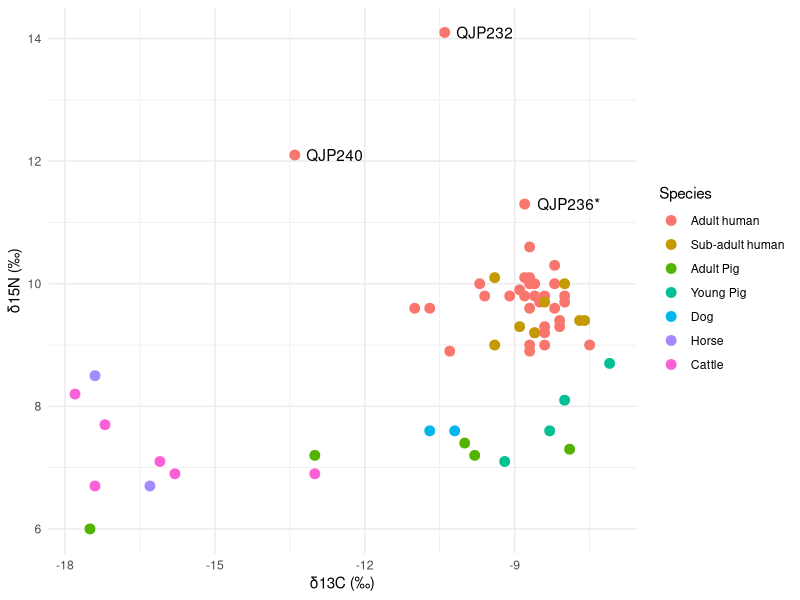
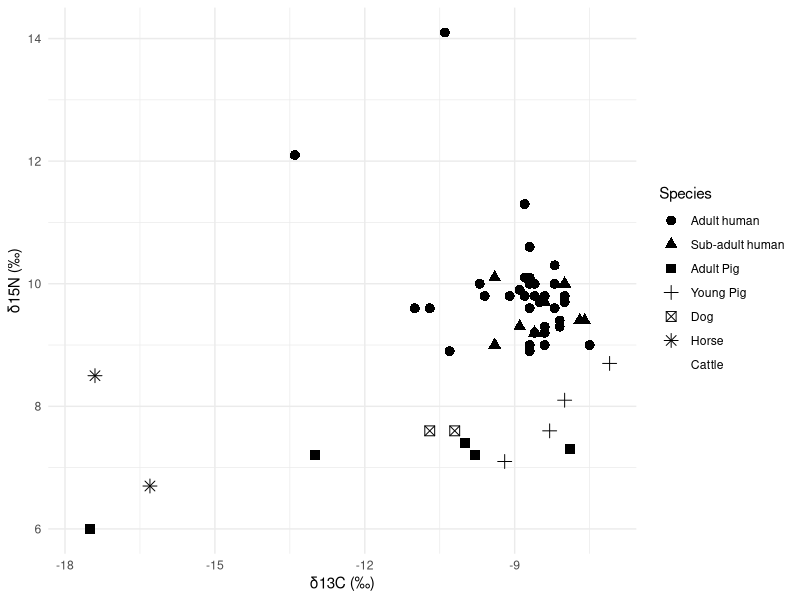
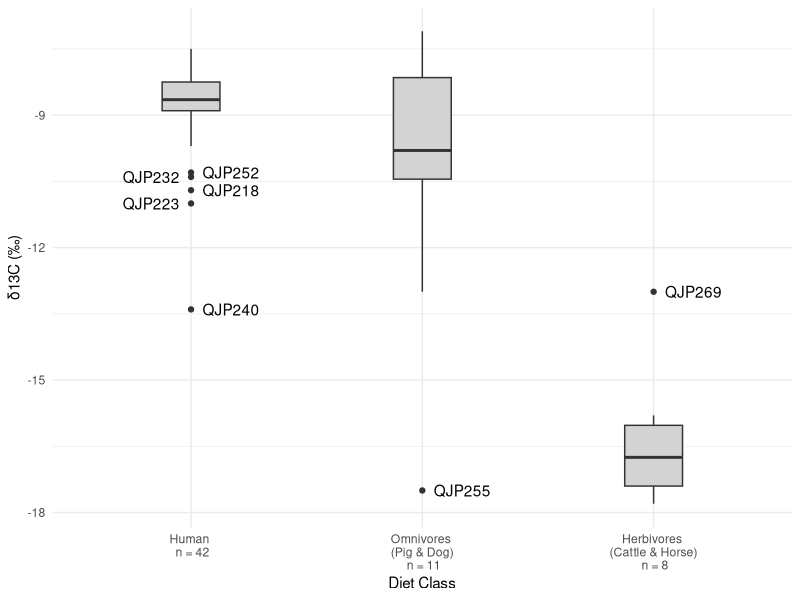
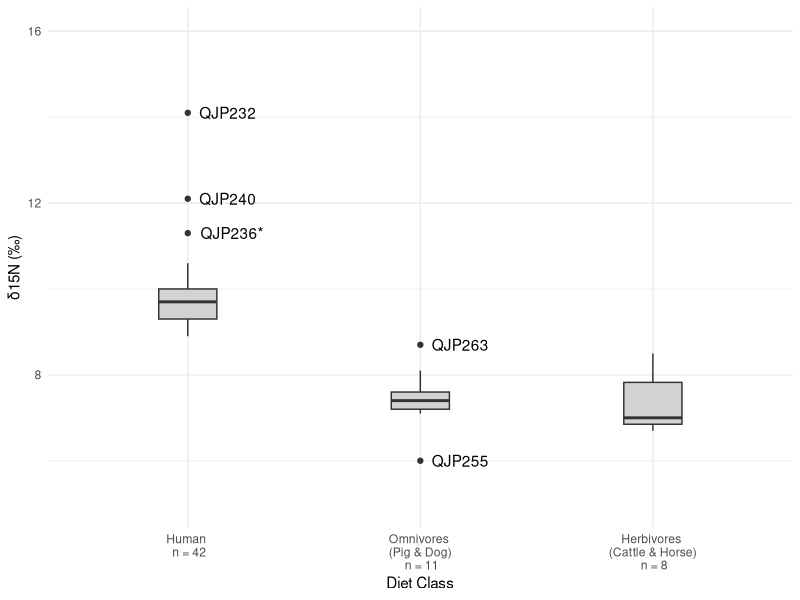
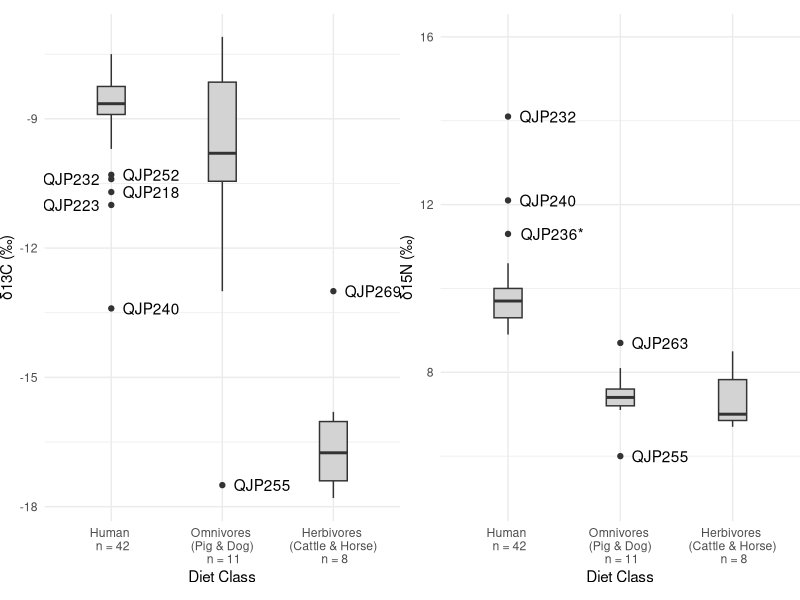

Here is the R script that generated these plots, in order:
## ---- chunk 1
library(readxl)
library(tidyverse)
library(dplyr)
## ---- chunk 2
human_isotope <- read_excel("Dong_et_al_isotope_data.xlsx", sheet = 1)
animal_isotope <- read_excel("Dong_et_al_isotope_data.xlsx", sheet = 2)
## ---- chunk 3
head(human_isotope)
## ---- chunk 4
head(animal_isotope)
## ---- chunk 5
summary(human_isotope)
## ---- chunk 6
summary(animal_isotope)
## ---- chunk 7
human_isotope_new <- human_isotope %>%
  rename(d13C = `δ13C`, d15N = `δ15N`) %>% # Renaming the delta columns to make it easier down the line
  select(Lab_code, age_years, d13C, d15N) # Get 4 columns


# Create a new column 'Species' based on conditions in 'age_years'
human_isotope_new <- human_isotope_new %>%
  mutate(Species = case_when(
    age_years %in% c("adult", "40–50", "20–25", "~40", "45–50", "18–20", "18–22", "20–15") ~ "Adult human",
    age_years %in% c("juvenile", "13–14", "12–16", "11–13", "7–8", "11–16") ~ "Sub-adult human",
    TRUE ~ "unknown"  # Optional: Assign "unknown" if the value doesn't match any category
  ))

human_isotope_new <- human_isotope_new %>% select(Lab_code, Species, d13C, d15N) # Only extract columns that we want

head(human_isotope_new)
## ---- chunk 8
animal_isotope_new <- animal_isotope %>%
  rename(d13C = `δ13C`, d15N = `δ15N`) %>% # For animals, we're only going to change the delta column names
  mutate(Species = case_when(
    Species %in% "Pig_subadult" ~ "Young Pig",
    Species %in% "Pig_adult" ~ "Adult Pig",
    TRUE~ Species
  ))%>%
  select(Lab_code, Species, d13C, d15N)

animal_isotope_new
## ---- chunk 9
merged_data_set <- rbind(human_isotope_new, animal_isotope_new)
merged_data_set
## ---- chunk 10
merged_data_set$Species <- as.factor(merged_data_set$Species)
str(merged_data_set)
## ---- chunk 11
merged_data_set$Species <- factor(merged_data_set$Species, levels = c( # re-level the Species so that they appear in teh order that I want
  "Adult human",
  "Sub-adult human",
  "Adult Pig",
  "Young Pig",
  "Dog",
  "Horse",
  "Cattle"
))

label_data <- subset(merged_data_set, Species == "Adult human" & d15N > 11) # Find the datapoints that are labeled. These were Adult humans that had unusually high nitrogen values

ggplot(merged_data_set, aes(x = d13C, y = d15N, color = Species)) +
  geom_point(size = 3) +  # Removed fill, used color inside aes()
  labs(x = "δ13C (‰)", y = "δ15N (‰)") +
  geom_text(data = label_data, aes(label = Lab_code), vjust = 0.5, hjust = -0.2, color = "black") + # Label the datapoints of interest and use vjust and hjust to vertically and horizontally set where the label should be.
  theme_minimal()
## ---- chunk 12
ggplot(merged_data_set, aes(x = d13C, y = d15N, shape = Species)) +
  geom_point(size = 3) +
  labs(x = "δ13C (‰)", y = "δ15N (‰)") +
  theme_minimal()
## ---- chunk 13
isotope_barplot_data <- merged_data_set %>%
  mutate(Animal_diet_class = case_when(
    Species %in% c("Adult human", "Sub-adult human") ~ "Human",
    Species %in% c("Adult Pig", "Young Pig", "Dog") ~ "Omnivore",
    Species %in% c("Cattle", "Horse") ~ "Herbivore",
    TRUE ~ "unknown"  # Optional: Assign "unknown" if the value doesn't match any category
  ))
isotope_barplot_data$Animal_diet_class <- factor(isotope_barplot_data$Animal_diet_class, levels = c("Human", "Omnivore", "Herbivore")) #factor and relevel using the level argument so that diet classes appear in the order shown in the original figure

str(isotope_barplot_data)
## ---- chunk 14
carbon_outliers <- isotope_barplot_data %>%
  group_by(Animal_diet_class) %>% # We need this step so that we don't get outliers for the entire dataset
  mutate(
    Q1 = quantile(d13C, 0.25, na.rm = TRUE), # Set the limits to find what an outlier means
    Q3 = quantile(d13C, 0.75, na.rm = TRUE),
    IQR = Q3 - Q1,
    lower_bound = Q1 - 1.5 * IQR,
    upper_bound = Q3 + 1.5 * IQR
  ) %>%
  filter(d13C < lower_bound | d13C > upper_bound) # Get values that lie outside of these thresholds
## ---- chunk 15
left_labels <- subset(carbon_outliers, Lab_code %in% c("QJP232", "QJP223")) # Since we need to label both in 
right_labels <- subset(carbon_outliers, !(Lab_code %in% left_labels$Lab_code))

box_carbon <- ggplot(isotope_barplot_data, aes(x = Animal_diet_class, y = d13C)) +
  geom_boxplot(width = 0.25, fill = "lightgrey")+
  labs(y = "δ13C (‰)", x = "Diet Class") +
  geom_text(data = right_labels, aes(label = Lab_code), vjust = 0.5, hjust = -0.2, color = "black") +
  geom_text(data = left_labels, aes(label = Lab_code), vjust = 0.5, hjust = 1.2, color = "black") +
  scale_x_discrete(labels = c("Human \n n = 42", "Omnivores \n (Pig & Dog) \n n = 11", "Herbivores \n (Cattle & Horse) \n n = 8")) +
  theme_minimal()

box_carbon
## ---- chunk 16
nitrogen_outliers <- isotope_barplot_data %>%
  group_by(Animal_diet_class) %>%
  mutate(
    Q1 = quantile(d15N, 0.25, na.rm = TRUE),
    Q3 = quantile(d15N, 0.75, na.rm = TRUE),
    IQR = Q3 - Q1,
    lower_bound = Q1 - 1.5 * IQR,
    upper_bound = Q3 + 1.5 * IQR
  ) %>%
  filter(d15N < lower_bound | d15N > upper_bound)
## ---- chunk 17
box_nitrogen <- ggplot(isotope_barplot_data, aes(x = Animal_diet_class, y = d15N)) +
  geom_boxplot(width = 0.25, fill = "lightgrey")+
  labs(y = "δ15N (‰)", x = "Diet Class") +
  geom_text(data = nitrogen_outliers, aes(label = Lab_code), vjust = 0.5, hjust = -0.2, color = "black") +
  theme_minimal() +
  scale_x_discrete(labels = c("Human \n n = 42", "Omnivores \n (Pig & Dog) \n n = 11", "Herbivores \n (Cattle & Horse) \n n = 8")) + # This was the lazy and easiest way to include the number of samples per group in the boxplot
  coord_cartesian(ylim = c(5,16))

box_nitrogen
## ---- chunk 18
library(gridExtra) # Used gridExtra for easier merging
box_carbon <- box_carbon + theme(plot.margin = margin(10, 0, 10, 0)) # Tried my best to keep the margins as small as possible to make both figures appear well but it is harder than it seems
box_nitrogen <- box_nitrogen + theme(plot.margin = margin(10, 0, 10, 0))

grid.arrange(box_carbon, box_nitrogen, ncol = 2)
## ---- chunk 19

# Calculate summary statistics for d13C and d15N by diet class
summary_stats <- isotope_barplot_data %>%
  group_by(Animal_diet_class) %>%
  summarise(
    sample_size = length(d13C),
    mean_d13C = mean(d13C),
    sd_d13C = sd(d13C),
    range_d13C = max(d13C) - min(d13C),

    mean_d15N = mean(d15N),
    sd_d15N = sd(d15N),
    range_d15N = max(d15N) - min(d15N)
  ) %>%
  arrange(Animal_diet_class)

# View the result
summary_stats
## ---- chunk 20
head(human_isotope_new)
## ---- chunk 21
mann_test_c <- wilcox.test(d13C ~ as.factor(Species), # Establishing Species as factor
                         data = human_isotope_new,
                         exact = FALSE, correct = TRUE)

mann_test_c
## ---- chunk 22

mann_test_n <- wilcox.test(d15N ~ as.factor(Species),
                         data = human_isotope_new,
                         exact = FALSE, correct = TRUE)

mann_test_n
## ---- chunk 23
young_human_isotope <- human_isotope_new %>%
  mutate(d13C_young = case_when(
    Species == "sub-adult human" ~ d13C,
    TRUE ~ NA_real_
  ))

young_human_carbon <- young_human_isotope$d13C_young

young_human_carbon <- young_human_carbon[!is.na(young_human_carbon)]

n1 <- length(young_human_carbon)
n1
## ---- chunk 24
adult_human_isotope <- human_isotope_new %>%
  mutate(d13C_adult = case_when(
    Species == "adult human" ~ d13C,
    TRUE ~ NA_real_
  ))

adult_human_carbon <- adult_human_isotope$d13C_adult

adult_human_carbon <- adult_human_carbon[!is.na(adult_human_carbon)]

n2 <- length(adult_human_carbon)
n2
## ---- chunk 25
W_c <- mann_test_c$statistic
W_n <- mann_test_n$statistic


z_score_c <- (W_c - (n1 * n2 / 2)) / sqrt((n1 * n2 * (n1 + n2 + 1)) / 12)
z_score_n <- (W_n - (n1 * n2 / 2)) / sqrt((n1 * n2 * (n1 + n2 + 1)) / 12)
## ---- chunk 26
cat("δ13C Mann-Whitney U Test Results:\n")
cat("W-statistic:", W_c, "\n")
cat("Z-score:", round(z_score_c, 3), "\n")
cat("p-value:", mann_test_c$p.value, "\n")
## ---- chunk 27
cat("δ15N Mann-Whitney U Test Results:\n")
cat("W-statistic:", W_n, "\n")
cat("Z-score:", round(z_score_n, 3), "\n")
cat("p-value:", mann_test_n$p.value, "\n")
